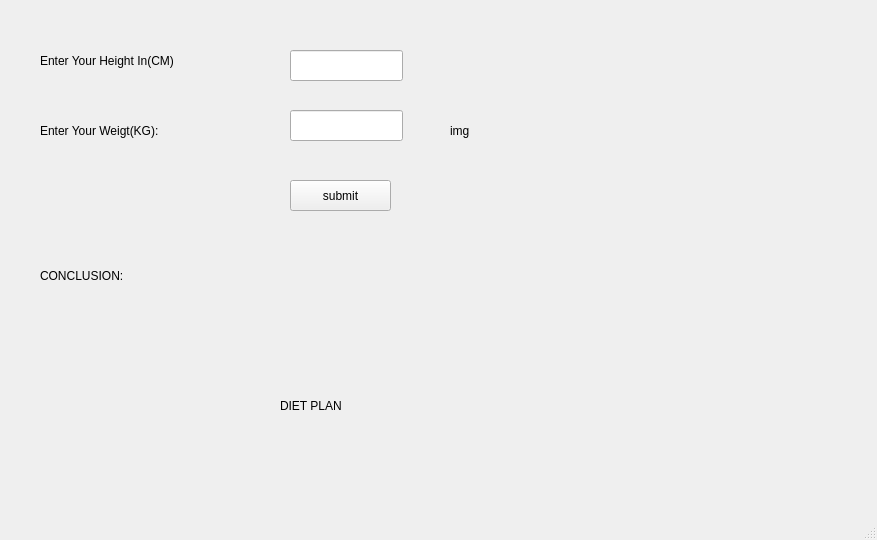
<?xml version="1.0" encoding="UTF-8"?>
<ui version="4.0">
 <class>MainWindow</class>
 <widget class="QMainWindow" name="MainWindow">
  <property name="geometry">
   <rect>
    <x>0</x>
    <y>0</y>
    <width>877</width>
    <height>540</height>
   </rect>
  </property>
  <property name="windowTitle">
   <string>MainWindow</string>
  </property>
  <widget class="QWidget" name="centralwidget">
   <widget class="QWidget" name="graph" native="true">
    <property name="geometry">
     <rect>
      <x>30</x>
      <y>30</y>
      <width>831</width>
      <height>451</height>
     </rect>
    </property>
    <widget class="QLabel" name="label_2">
     <property name="geometry">
      <rect>
       <x>10</x>
       <y>80</y>
       <width>141</width>
       <height>41</height>
      </rect>
     </property>
     <property name="text">
      <string>Enter Your Weigt(KG):</string>
     </property>
    </widget>
    <widget class="QLabel" name="label">
     <property name="geometry">
      <rect>
       <x>10</x>
       <y>10</y>
       <width>161</width>
       <height>41</height>
      </rect>
     </property>
     <property name="text">
      <string>Enter Your Height In(CM)</string>
     </property>
    </widget>
    <widget class="QLineEdit" name="lineEdit">
     <property name="geometry">
      <rect>
       <x>260</x>
       <y>20</y>
       <width>113</width>
       <height>31</height>
      </rect>
     </property>
    </widget>
    <widget class="QLineEdit" name="lineEdit_2">
     <property name="geometry">
      <rect>
       <x>260</x>
       <y>80</y>
       <width>113</width>
       <height>31</height>
      </rect>
     </property>
    </widget>
    <widget class="QLabel" name="label_3">
     <property name="geometry">
      <rect>
       <x>10</x>
       <y>230</y>
       <width>291</width>
       <height>31</height>
      </rect>
     </property>
     <property name="text">
      <string>CONCLUSION:</string>
     </property>
    </widget>
    <widget class="QPushButton" name="pushButton">
     <property name="geometry">
      <rect>
       <x>260</x>
       <y>150</y>
       <width>101</width>
       <height>31</height>
      </rect>
     </property>
     <property name="text">
      <string>submit</string>
     </property>
    </widget>
    <widget class="QLabel" name="img">
     <property name="geometry">
      <rect>
       <x>420</x>
       <y>30</y>
       <width>281</width>
       <height>141</height>
      </rect>
     </property>
     <property name="text">
      <string>img</string>
     </property>
    </widget>
    <widget class="QLabel" name="DietPlan">
     <property name="geometry">
      <rect>
       <x>250</x>
       <y>290</y>
       <width>321</width>
       <height>171</height>
      </rect>
     </property>
     <property name="text">
      <string>DIET PLAN</string>
     </property>
    </widget>
   </widget>
  </widget>
  <widget class="QMenuBar" name="menubar">
   <property name="geometry">
    <rect>
     <x>0</x>
     <y>0</y>
     <width>877</width>
     <height>21</height>
    </rect>
   </property>
  </widget>
  <widget class="QStatusBar" name="statusbar"/>
 </widget>
 <resources/>
 <connections/>
</ui>
